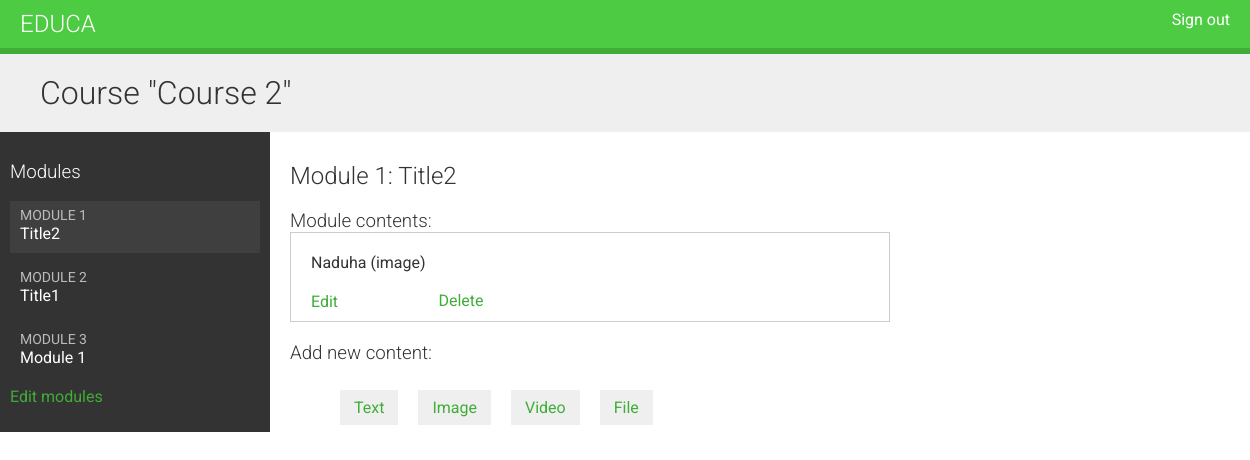
Screenshot of /course/module/7/ (signed in) with the database file from the repository.
### courses/models.py (models this page shows, shortened)
class Course(models.Model):
	owner = models.ForeignKey(User, related_name='courses_created', on_delete=models.CASCADE)
	subject = models.ForeignKey(Subject, related_name='courses', on_delete=models.CASCADE)
	title = models.CharField(max_length=200)
	slug = models.SlugField(max_length=200, unique=True)
	overview = models.TextField()
	created = models.DateTimeField(auto_now_add=True)
	students = models.ManyToManyField(User, related_name='courses_joined', blank=True)
	class Meta:
		ordering = ['-created']

class Module(models.Model):
	course = models.ForeignKey(Course, related_name='modules', on_delete=models.CASCADE)
	title = models.CharField(max_length=200)
	description = models.TextField(blank=True)
	order = OrderField(blank=True, for_fields=['course'])
	class Meta:
		ordering = ['order']

class Content(models.Model):
	module = models.ForeignKey(Module, related_name='contents', on_delete=models.CASCADE)
	content_type = models.ForeignKey(
		ContentType, on_delete=models.CASCADE, limit_choices_to={'model__in': (
																				'text',
																				'video',
																				'image',
																				'file')})
	object_id = models.PositiveIntegerField()
	item = GenericForeignKey('content_type', 'object_id')
	order = OrderField(blank=True, for_fields=['module'])
	class Meta:
		ordering = ['order']

class ItemBase(models.Model):
	owner = models.ForeignKey(User, related_name='%(class)s_related', on_delete=models.CASCADE)
	title = models.CharField(max_length=250)
	created = models.DateTimeField(auto_now_add=True)
	updated = models.DateTimeField(auto_now=True)
	class Meta:
		abstract = True
	def __str__(self):
		return self.title

class Image(ItemBase):
	file = models.FileField(upload_to='images')

### courses/views.py (the view)
# urls.py: path('module/<int:module_id>/', views.ModuleContentListView.as_view(), name='module_content_list'),
class ModuleContentListView(TemplateResponseMixin, View):
	template_name = 'courses/manage/module/content_list.html'
	def get(self, request, module_id):
		module = get_object_or_404(Module, id=module_id, course__owner=request.user)
		return self.render_to_response({'module': module})

### courses/templatetags/course.py (called while the page is built)
@register.filter
def model_name(obj):
	try:
		return obj._meta.model_name
	except AttributeError:
		return None

### templates/courses/manage/module/content_list.html (shortened to what this page needs)
{% extends "base.html" %}
{% load course %}
{% block content %}
    {% with course=module.course %}
        <h1>Course "{{ course.title }}"</h1>
        <div class="contents">
            <h3>Modules</h3>
            <ul id="modules">
                {% for m in course.modules.all %}
                    <li data-id="{{ m.id }}" {% if m == module %}
                        class="selected"{% endif %}>
                        <a href="{% url "module_content_list" m.id %}">
                            <span>
                                Module <span class="order">{{ m.order|add:1 }}</span>
                            </span>
                            <br>
                            {{ m.title }}
                        </a>
                    </li>
                {% empty %}
                    <li>No modules yet.</li>
                {% endfor %}
            </ul>
            <p><a href="{% url "course_module_update" course.id %}">
                Edit modules</a></p>
        </div>
        <div class="module">
            <h2>Module {{ module.order|add:1 }}: {{ module.title }}</h2>
            <h3>Module contents:</h3>
            <div id="module-contents">
                {% for content in module.contents.all %}
                    <div data-id="{{ content.id }}">
                        {% with item=content.item %}
                            <p>{{ item }} ({{ item|model_name }})</p>
                            <a href="{% url "module_content_update" module.id item|model_name item.id %}">
                                Edit
                            </a>
                            <form action="{% url "module_content_delete" content.id %}"
                                  method="post">
                                <input type="submit" value="Delete">
                            </form>
                        {% endwith %}
                    </div>
                {% empty %}
                    <p>This module has no contents yet.</p>
                {% endfor %}
            </div>
            <h3>Add new content:</h3>
            <ul class="content-types">
                <li><a href="{% url "module_content_create" module.id "text"%}">
                    Text</a></li>
                <li><a href="{% url "module_content_create" module.id "image"%}">
                    Image</a></li>
                <li><a href="{% url "module_content_create" module.id "video"%}">
                    Video</a></li>
                <li><a href="{% url "module_content_create" module.id "file"%}">
                    File</a></li>
            </ul>
        </div>
    {% endwith %}
{% endblock %}

### static/css/base.css (style rules this page uses)
body { margin:0; font-family:'Roboto', sans-serif; font-weight:400; color:#333; }
a { color:#3fad37; text-decoration:none; }
ul { float:left; }
h1, h2, h3, h4, h5, h6 { font-family:'Roboto', sans-serif; font-weight:300; }
h1 { background:#efefef; width:100%; overflow:auto; padding:20px 0 20px 40px; margin:0; }
.module { padding:10px 20px; float:left; width:600px; }
.module h3 { margin:20px 0 0; padding:0; width:100%; }
.module p { margin:10px 0 20px; width:100%; float:left; }
.contents { width:20%; padding:10px; float:left; background:#333; color: #fff; font-family:'Roboto', sans-serif; }
.contents ul { list-style:none; margin:0; padding:0; width:100%; }
.contents ul li { margin:0 0 10px 0; padding:4px 10px 10px; overflow:auto; cursor:move; }
.contents ul li.selected { background:#3f3f3f; }
.contents ul span { text-transform:uppercase; color:#bbb; font-size:14px; }
.contents ul a { display:block; color:#fff; text-decoration:none; }
ul.content-types li { list-style:none; float:left; margin:10px; background:#efefef; padding:8px 14px; }
input, select, textarea { border:1px solid #ccc; border-bottom:3px solid #ccc; padding:8px 12px; font-size:16px; font-family:'Roboto', sans-serif; float:left; clear:both; width:300px; }
input[type=submit], a.button { border-radius:5px; background:#4dcc43; color:#fff; font-size:16px; text-transform:uppercase; border:none; padding:10px 20px; margin:20px 0; }
#module-contents div { padding:10px 20px; border:1px solid #ccc; background:#fff }
#module-contents form { margin:0; padding:0; }
#module-contents input[type=submit] { color:#3fad37; background:none; margin:-20px 0 0; padding:0; float:left; text-transform:none; }

### rows the page displays
Course: title "Course 2"
Module: order|add "1", title "Title2"
Module: order|add "2", title "Title1"
Module: order|add "3", title "Module 1"
Content: item "Naduha", item|model_name "image"
